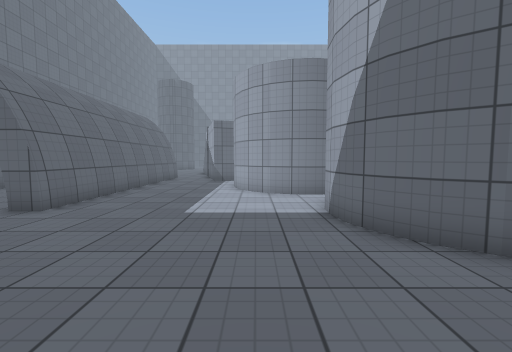
[1] (above)

24 first-person views from a walk through a 3-D level made in the Unity game engine. The camera is 1.3 m above the floor, tilts 4° down and sees 90° across. The floor is counted in squares, 1 m on a side. Each view is taken from the middle of a square. On the plan, view 1 faces up. The plan holds only what a view shows up to about 13 squares ahead; the rest is blank. Surface patterns are stand-ins for the level's own textures.

[2]
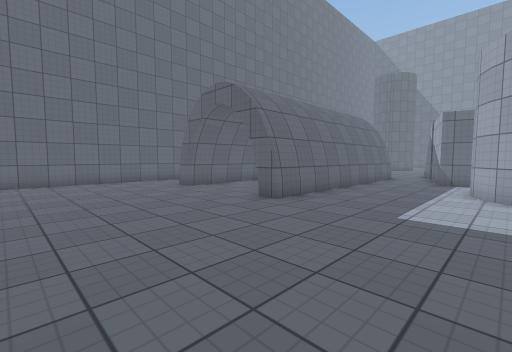

[3]
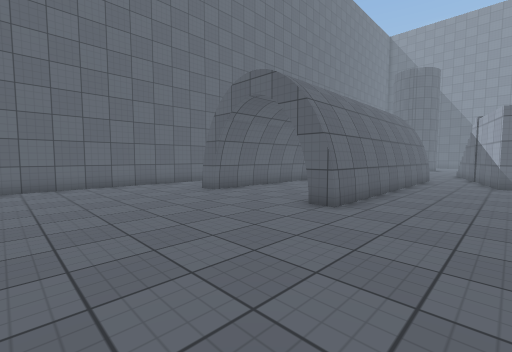

[4]
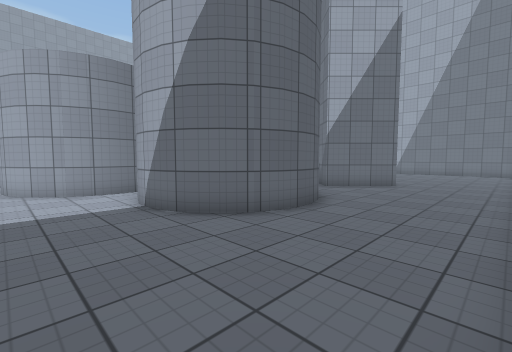

[5]
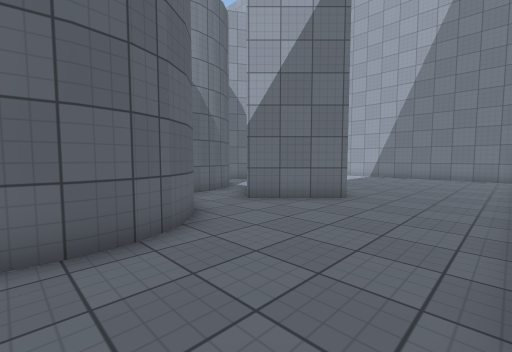

[6]
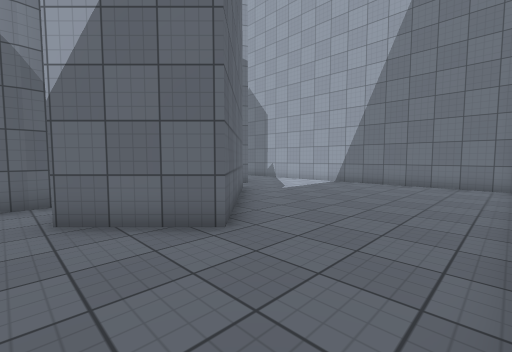

[7]
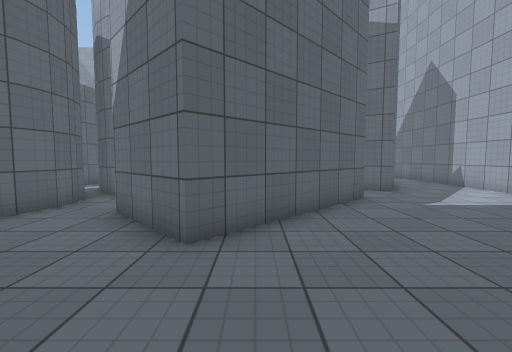

[8]
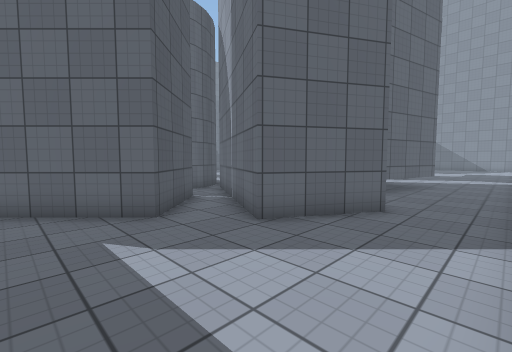

[9]
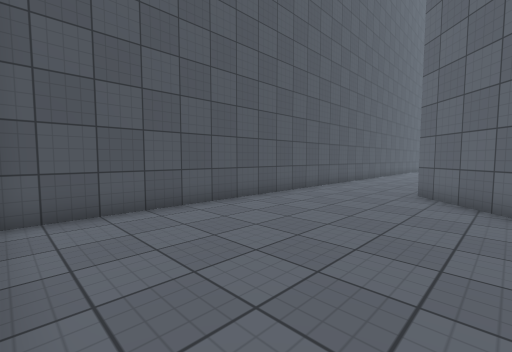

[10]
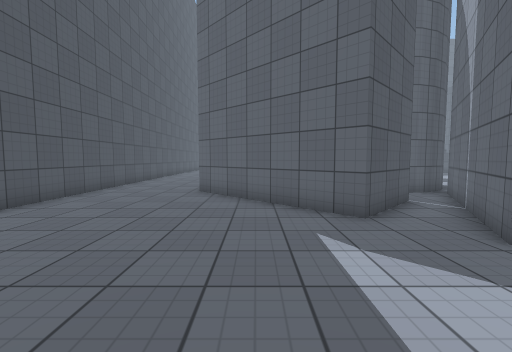

[11]
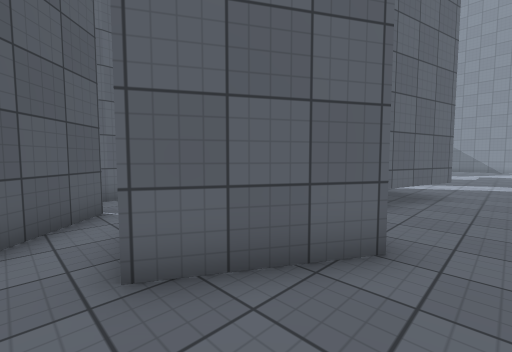

[12]
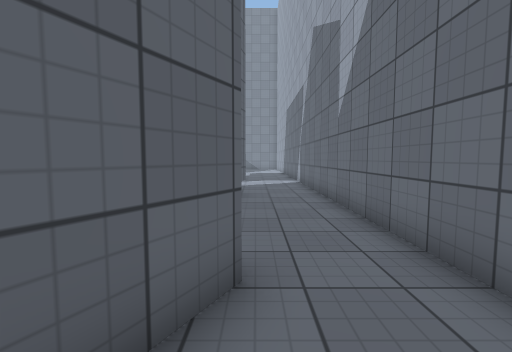

[13]
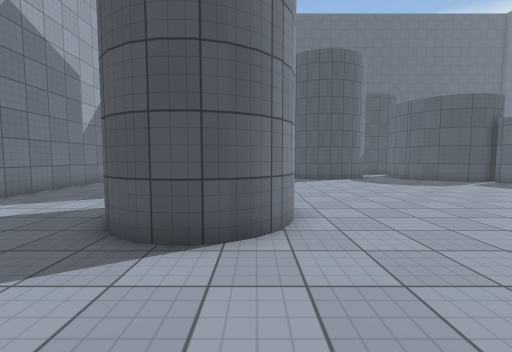

[14]
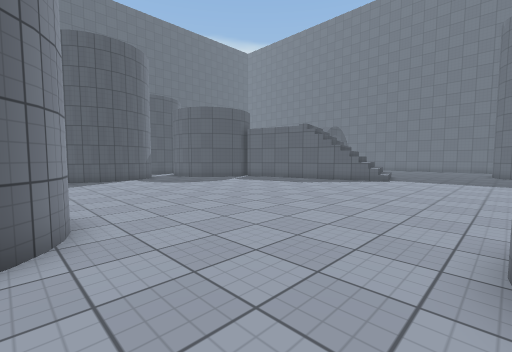

[15]
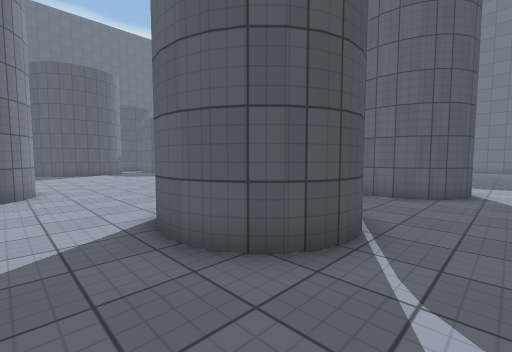

[16]
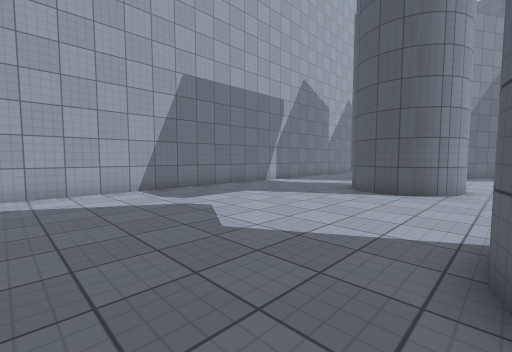

[17]
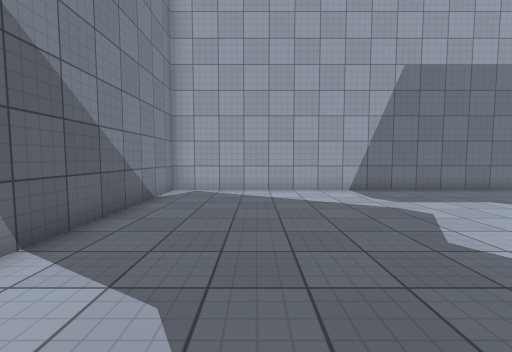

[18]
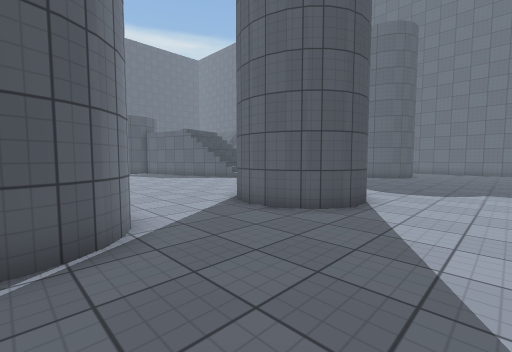

[19]
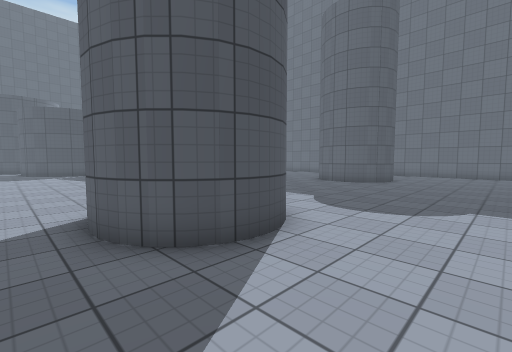

[20]
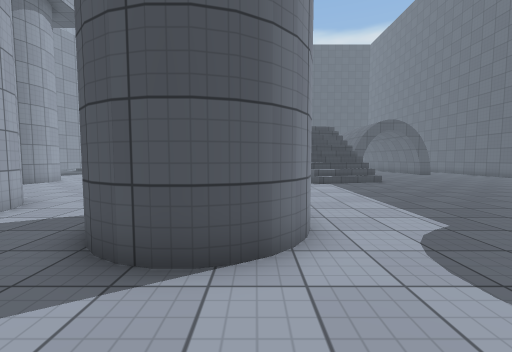

[21]
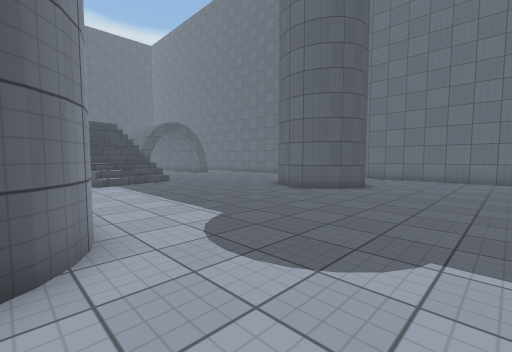

[22]
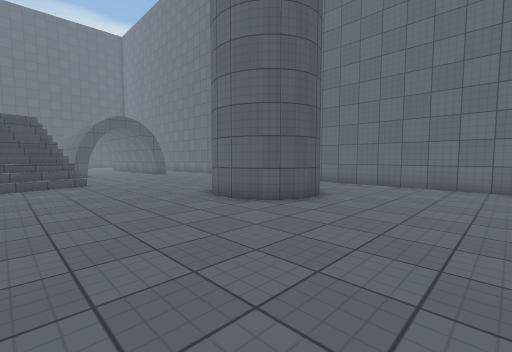

[23]
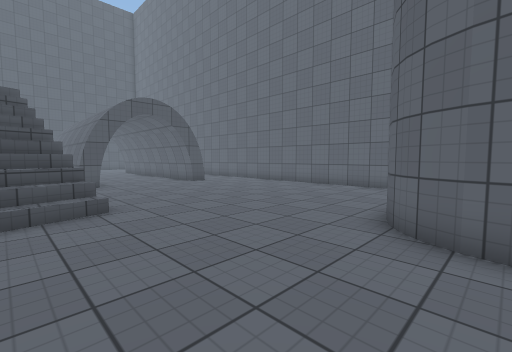

[24]
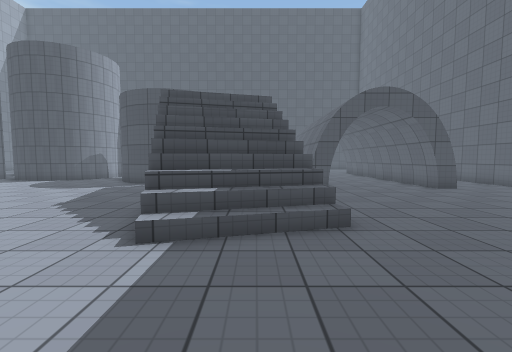

### Floor plan
Key: @ floor where view 1 was taken; # wall or solid block; . floor; / step, stairs or slope; = window, fence, low wall or low ledge; ^ raised ledge; v drop or lower ground.
Columns run from 15 left of view 1 to 23 right of it. Each row starts with its distance up from view 1.
 38                               #########
 37 #....................... .   .........#
 36 #........................    .........#
 35 #........................... .........#
 34 #................###..................#
 33 #...............#####...###...........#
 32 #....###........#  ##..## ##..........#
 31 #...   #........   ##..##  #..........#
 30        #........    ....#  #..........#
 29       ##................ # ...........#
 28       #...............................#
 27   ....................................#
 26 #.....................................#
 25 #............................###......#
 24 #...........///.............## ##....
 23 #.........=////.............#    .....
 22   .........////..............    .....#
 21    ........=////.............    .....#
 20     .......v/// .............    .....#
 19    ....... #//  .............     ....#
 18   ........       ............     #...#
 17  ...#....##      ...........      #...#
 16 #.. #....##..   v...........      #...#
 15 #.  #....##..   ^##.........      #...#
 14          ##...            .       ....#
 13          ##...            #       ....#
 12          ##...#     #      ###    #...#
 11     #    ##...##    #      ####   #...#
 10     #..  ##....##          ########...#
  9     #... ##.....###   #    # ##..#....#
  8     #....##.......    ######  ##......#
  7     #....##......#    #....   ##......
  6 #................#    #...#  ##......
  5 #................#    #..## ##........
  4 #................### ##...###.........#
  3 #..................###.....#..........#
  2 #.....................................#
  1 #.....................................#
  0 #............. @......................#
 -1               . ......................#
 -2                         ###############

Positions as (right, up) in squares from view 1, and headings:
1: (0, 0), facing up
2: (0, 0), facing up-left
3: (-2, 0), facing up-left
4: (-1, -1), facing up-right
5: (4, -1), facing up-right
6: (9, -1), facing up-right
7: (13, -1), facing up
8: (22, 5), facing up-left
9: (22, 5), facing down-left
10: (22, 5), facing left
11: (21, 8), facing up-left
12: (20, 9), facing up
13: (14, 29), facing down
14: (14, 29), facing down-left
15: (14, 35), facing down-left
16: (12, 35), facing down-right
17: (12, 35), facing right
18: (10, 37), facing down-left
19: (6, 37), facing down-left
20: (2, 37), facing down
21: (2, 37), facing down-left
22: (-2, 37), facing down-left
23: (-3, 30), facing down-left
24: (-3, 28), facing down
